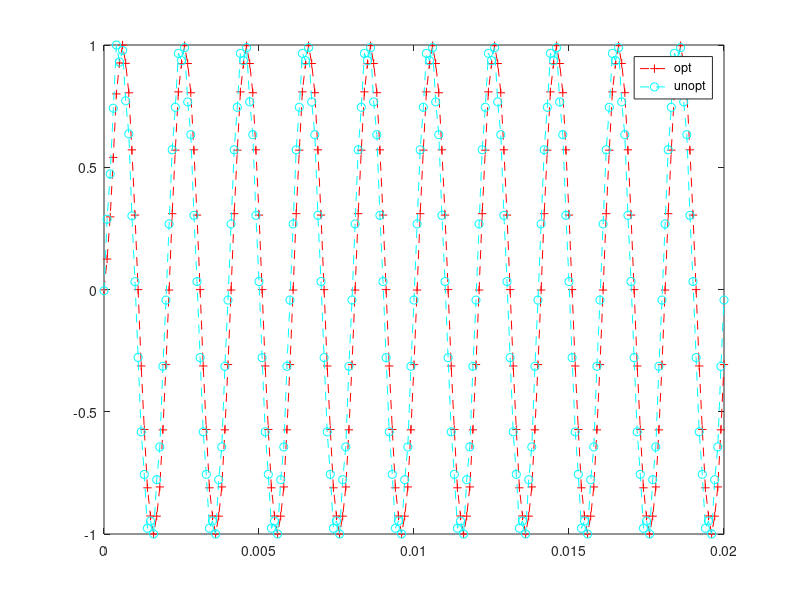

This chart was generated by the following MATLAB code:
fs=10000 %% sampling frequency
f1=500;  %% first sinewave freq (in band)
f2=4500; %% second sinnewave freq (out band)


T=1/500; %% maximum period
tt=0:1/fs:10*T; %% time samples

x1=sin(2*pi*f1*tt); %% first sinewave
x2=sin(2*pi*f2*tt); %% second sinewave

x=(x1+x2)/2; %% input signal

Y = dlmread('results_optimized.txt');
Y2 = 2 * (Y - min(Y))/(max(Y) - min(Y)) -1; 
M = dlmread('results_unoptimized.txt'); 
M2 = 2 * (M - min(M))/(max(M) - min(M)) -1; 

%% plots
figure
plot(tt,M2, 'r--+');
hold on
plot(tt, Y2, 'c--o');
hold on

legend('opt', 'unopt')
hold off